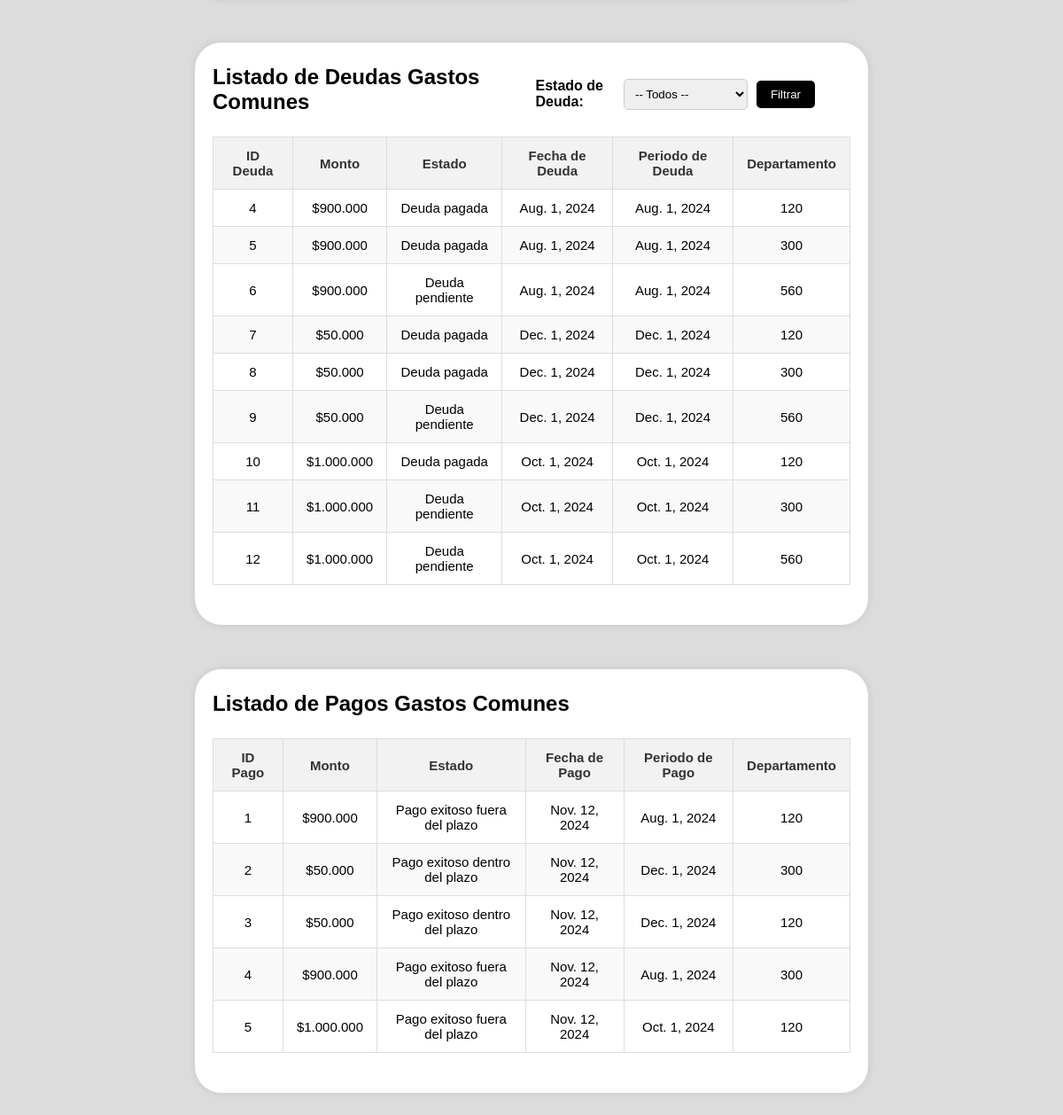
The app's page / (lower part), older data.
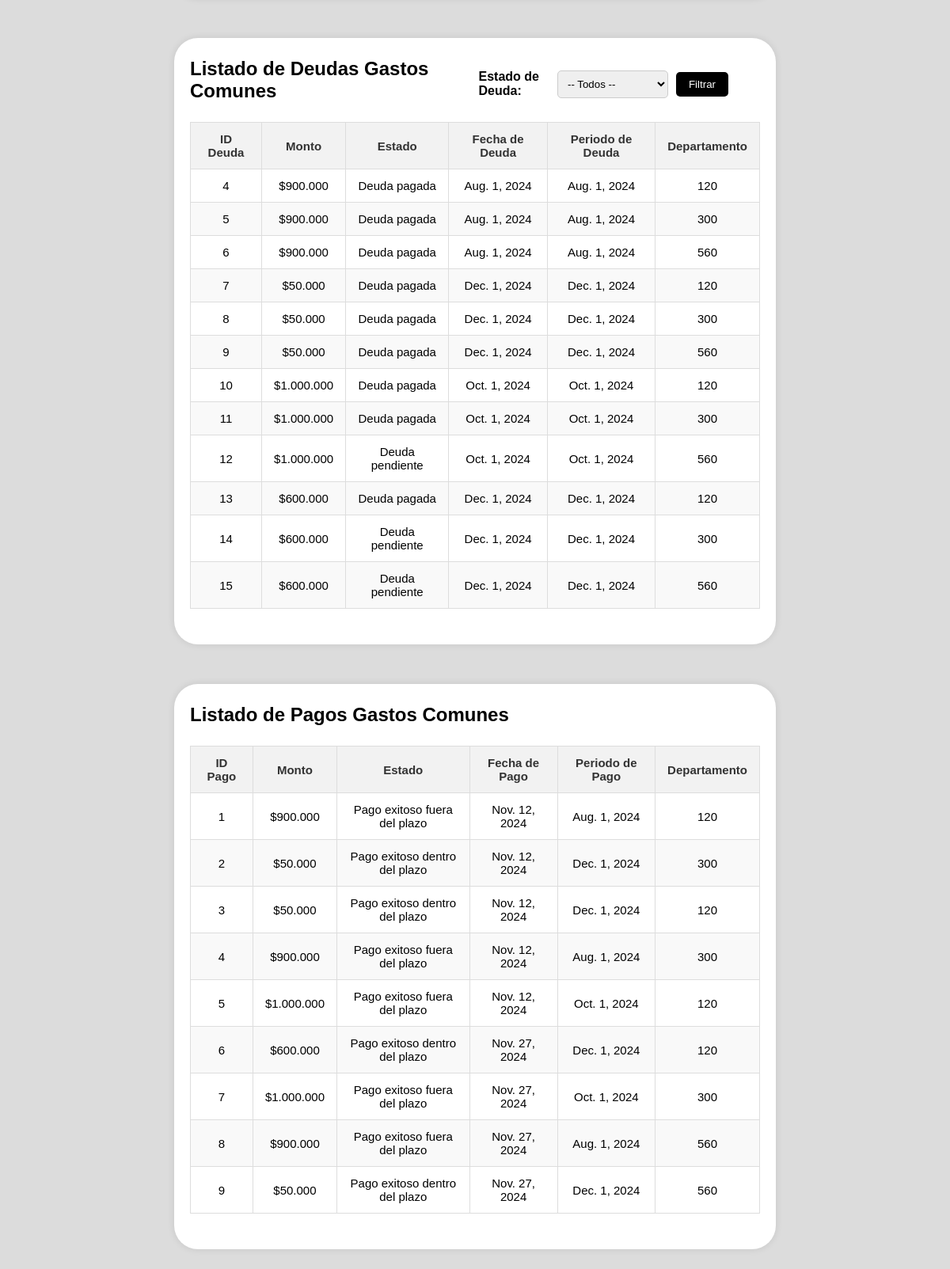
The same page, newer data.
### MiraPlusSite/models.py (models this page shows, shortened)
class Deuda(models.Model):
    ESTADO = {
        ('Deuda pendiente', 'Deuda pendiente'),
        ('Deuda pagada', 'Deuda pagada'),
    }
    id_deuda = models.AutoField(primary_key=True)
    monto = models.FloatField()
    estado = models.CharField(max_length=80, choices=ESTADO)
    fecha_deuda = models.DateField()
    periodo_deuda = models.DateField(default=None)
    num_departamento = models.ForeignKey(Departamento, default=None, on_delete=models.CASCADE)

class Departamento(models.Model):
    ESTADO = {
        ('Disponible', 'Disponible'),
        ('Ocupado', 'Ocupado'),
        ('En Mantencion', 'En Mantencion'),
    }
    num_departamento = models.IntegerField(primary_key=True)
    cant_habitaciones = models.IntegerField()
    cant_banios = models.IntegerField()
    cant_habitantes = models.IntegerField()
    propietario = models.ForeignKey(Usuario, on_delete=models.CASCADE)
    estado = models.CharField(max_length=80, choices=ESTADO)

class Pago(models.Model):
    ESTADO = {
        ('Pago exitoso dentro del plazo', 'Pago exitoso dentro del plazo'),
        ('Pago exitoso fuera del plazo', 'Pago exitoso fuera del plazo'),
        ('Pago duplicado', 'Pago duplicado'),
    }
    id_pago = models.AutoField(primary_key=True)
    monto = models.FloatField()
    estado = models.CharField(max_length=80, choices=ESTADO)
    fecha_pago = models.DateField()
    periodo_pago = models.DateField(default=None)
    num_departamento = models.ForeignKey(Departamento, default=None, on_delete=models.CASCADE)

### MiraPlusSite/view/pago_view.py (the view, shortened to what this page needs)
# urls.py: path('', pago_view.index, name='index'),
def index(request):
    departamentos = Departamento.objects.all()
    deudas = deuda_filter(request)
    pagos = get_all_pagos()
    return render(request, 'index.html', {'deudas': deudas, 'departamentos': departamentos, 'pagos': pagos})

### MiraPlusSite/service/pago_service.py (called while the page is built)
def get_all_pagos():
    return Pago.objects.all()

### MiraPlusSite/templatetags/custom_filters.py (called while the page is built)
@register.filter
def currency(value):
    value = float(value)
    if value.is_integer():
        formatted_value = "${:,.0f}".format(value)
    else:
        formatted_value = "${:,.2f}".format(value)
    return formatted_value.replace(',', '.')

### MiraPlusSite/views.py (called while the page is built)
def get_all_deudas():
    return Deuda.objects.all()

def deuda_filter(request):
    deudas = get_all_deudas()
    estado = request.GET.get('estado')
    if estado:
        deudas = deudas.filter(estado=estado)
    return deudas

### MiraPlusSite/templates/index.html (shortened to what this page needs)
{% load static %}
{% load custom_filters %}
<!DOCTYPE html>
<html lang="es">
<head>
    <link rel="stylesheet" type="text/css" href="{% static 'css/style.css' %}">
</head>
<body>
    <main class="content-container">
        <section>
            <header class="header-container">
                <div>
                    <h2>Listado de Deudas Gastos Comunes</h2>
                </div>
                <form method="get" action="">
                    <label for="estado">Estado de Deuda:</label>
                    <select name="estado" id="estado">
                        <option value="">-- Todos --</option>
                    </select>
                    <button type="submit">Filtrar</button>
                </form>
            </header>
            <table border="1">
                <thead>
                    <tr>
                        <th>ID Deuda</th>
                        <th>Monto</th>
                        <th>Estado</th>
                        <th>Fecha de Deuda</th>
                        <th>Periodo de Deuda</th>
                        <th>Departamento</th>
                    </tr>
                </thead>
                <tbody>
                    {% for deuda in deudas %}
                    <tr>
                        <td>{{ deuda.id_deuda }}</td>
                        <td>{{ deuda.monto|currency }}</td>
                        <td>{{ deuda.estado }}</td>
                        <td>{{ deuda.fecha_deuda }}</td>
                        <td>{{ deuda.periodo_deuda }}</td>
                        <td>{{ deuda.num_departamento.num_departamento }}</td>
                    </tr>
                    {% empty %}
                    <tr>
                        <td colspan="6">No se encontraron deudas.</td>
                    </tr>
                    {% endfor %}
                </tbody>
            </table>
        </section>
        <section>
            <header class="header-container">
                <div>
                    <h2>Listado de Pagos Gastos Comunes</h2>
                </div>
            </header>
            <table border="1">
                <thead>
                    <tr>
                        <th>ID Pago</th>
                        <th>Monto</th>
                        <th>Estado</th>
                        <th>Fecha de Pago</th>
                        <th>Periodo de Pago</th>
                        <th>Departamento</th>
                    </tr>
                </thead>
                <tbody>
                    {% for pago in pagos %}
                    <tr>
                        <td>{{ pago.id_pago }}</td>
                        <td>{{ pago.monto|currency }}</td>
                        <td>{{ pago.estado }}</td>
                        <td>{{ pago.fecha_pago }}</td>
                        <td>{{ pago.periodo_pago }}</td>
                        <td>{{ pago.num_departamento.num_departamento }}</td>
                    </tr>
                    {% empty %}
                    <tr>
                        <td colspan="6">No hay pagos</td>
                    </tr>
                    {% endfor %}
                </tbody>
            </table>
        </section>
    </main>
</body>
</html>

Row changes from the older to the newer data that the page shows:
changed Deuda id 6: estado "Deuda pendiente" → "Deuda pagada"
changed Deuda id 9: estado "Deuda pendiente" → "Deuda pagada"
changed Deuda id 11: estado "Deuda pendiente" → "Deuda pagada"
added Deuda: id_deuda "13", monto "$600.000", estado "Deuda pagada", fecha_deuda "Dec. 1, 2024", periodo_deuda "Dec. 1, 2024", num_departamento.num_departamento "120"
added Deuda: id_deuda "14", monto "$600.000", estado "Deuda pendiente", fecha_deuda "Dec. 1, 2024", periodo_deuda "Dec. 1, 2024", num_departamento.num_departamento "300"
added Deuda: id_deuda "15", monto "$600.000", estado "Deuda pendiente", fecha_deuda "Dec. 1, 2024", periodo_deuda "Dec. 1, 2024", num_departamento.num_departamento "560"
added Pago: id_pago "6", monto "$600.000", estado "Pago exitoso dentro del plazo", fecha_pago "Nov. 27, 2024", periodo_pago "Dec. 1, 2024", num_departamento.num_departamento "120"
added Pago: id_pago "7", monto "$1.000.000", estado "Pago exitoso fuera del plazo", fecha_pago "Nov. 27, 2024", periodo_pago "Oct. 1, 2024", num_departamento.num_departamento "300"
added Pago: id_pago "8", monto "$900.000", estado "Pago exitoso fuera del plazo", fecha_pago "Nov. 27, 2024", periodo_pago "Aug. 1, 2024", num_departamento.num_departamento "560"
added Pago: id_pago "9", monto "$50.000", estado "Pago exitoso dentro del plazo", fecha_pago "Nov. 27, 2024", periodo_pago "Dec. 1, 2024", num_departamento.num_departamento "560"
